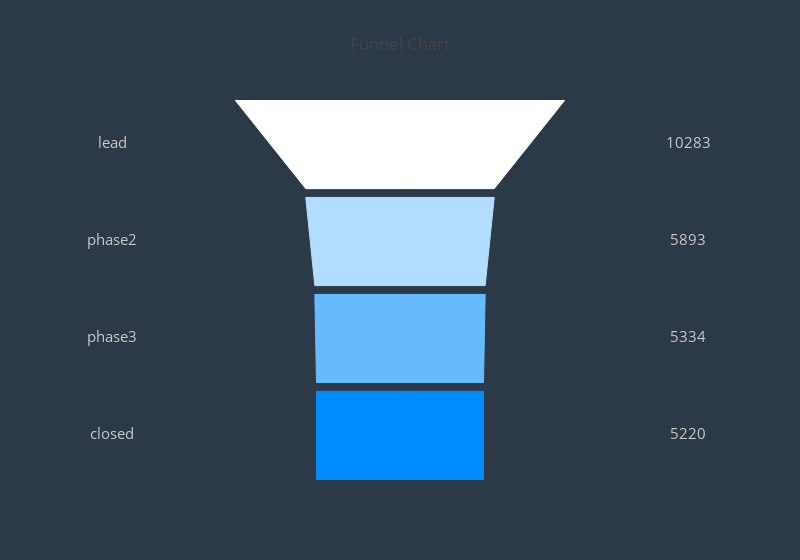

Notebook cell for this chart:
### Code cell
data = [label_trace, value_trace]
 
layout = go.Layout(
    title='Funnel Chart',
    shapes=shapes,
    height=560,
    width=800,
    showlegend=False,
    paper_bgcolor='rgba(44,58,71,1)',
    plot_bgcolor='rgba(44,58,71,1)',
    xaxis=dict(
        showticklabels=False,
        zeroline=False,
    ),
    yaxis=dict(
        showticklabels=False,
        zeroline=False
    )
)
 
fig = go.Figure(data=data, layout=layout)
iplot(fig)

### Figure 1 — Plotly figure (JSON) as saved in the notebook; plotly's stock layout.template omitted (floating-point values rounded to 4 significant figures)
{"data": [{"mode": "text", "text": ["lead", "phase2", "phase3", "closed"], "textfont": {"color": "rgb(200,200,200)", "size": 15}, "type": "scatter", "uid": "cbb712f6-2b23-483f-8fa6-6efc29ab9daf", "x": [-350, -350, -350, -350], "y": [380, 270, 160, 50]}, {"mode": "text", "text": ["10283", "5893", "5334", "5220"], "textfont": {"color": "rgb(200,200,200)", "size": 15}, "type": "scatter", "uid": "d46e7795-5273-4e68-a0c4-c5e143ac1360", "x": [350, 350, 350, 350], "y": [380, 270, 160, 50]}], "layout": {"height": 560, "paper_bgcolor": "rgba(44,58,71,1)", "plot_bgcolor": "rgba(44,58,71,1)", "shapes": [{"fillcolor": "#FFFFFF", "line": {"color": "#FFFFFF", "width": 1}, "path": "M 200.0 430 L 114.5 330 L -114.5 330 L -200.0 430 Z", "type": "path"}, {"fillcolor": "#B2DDFF", "line": {"color": "#B2DDFF", "width": 1}, "path": "M 114.5 320 L 103.5 220 L -103.5 220 L -114.5 320 Z", "type": "path"}, {"fillcolor": "#66BBFF", "line": {"color": "#66BBFF", "width": 1}, "path": "M 103.5 210 L 101.5 110 L -101.5 110 L -103.5 210 Z", "type": "path"}, {"fillcolor": "#008DFF", "line": {"color": "#008DFF", "width": 1}, "path": "M 101.5 100 L 101.5 0 L -101.5 0 L -101.5 100 Z", "type": "path"}], "showlegend": false, "title": {"text": "Funnel Chart"}, "width": 800, "xaxis": {"autorange": true, "range": [-388.9, 388.9], "showticklabels": false, "type": "linear", "zeroline": false}, "yaxis": {"autorange": true, "range": [-0.5673, 430.6], "showticklabels": false, "type": "linear", "zeroline": false}}}
